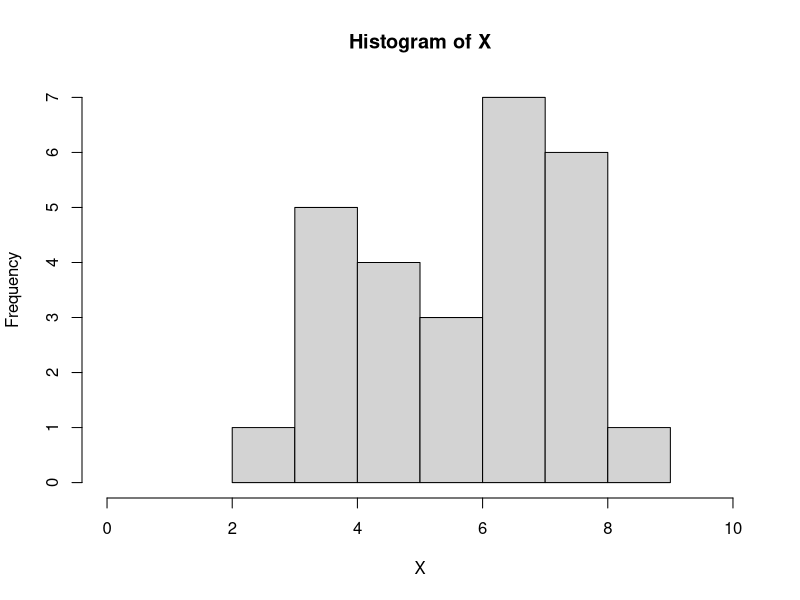
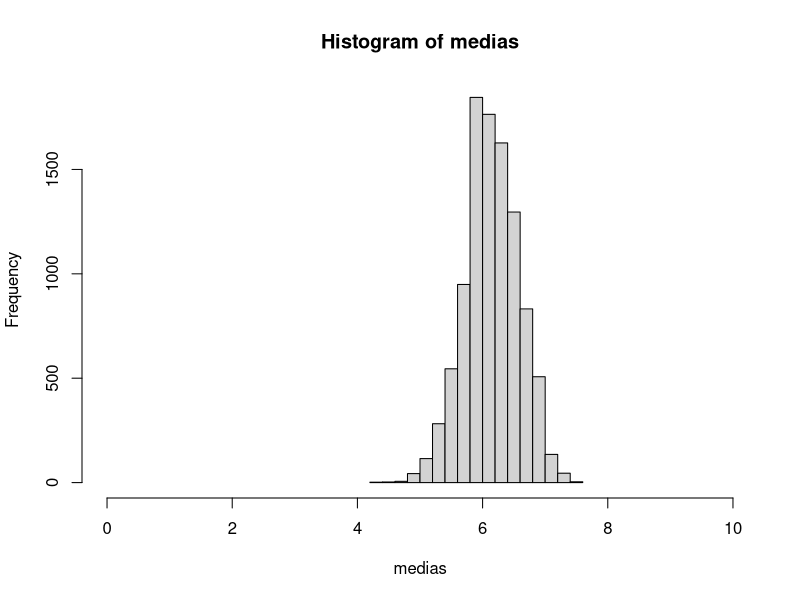
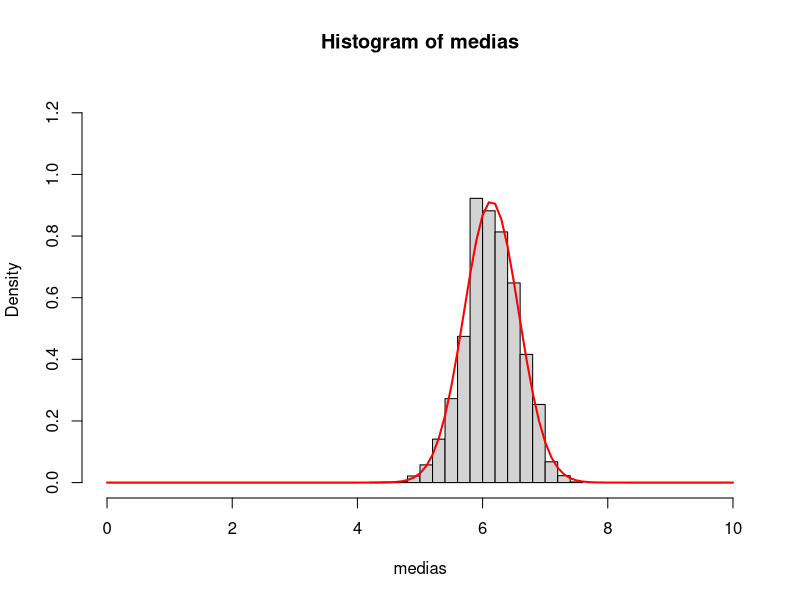

These charts were generated, in order, by the following R code:
# Data 14/09/2026
# Programado por Alan Rodrigo Panosso

# Variável número entre 0-9 escolhidos pela turma

# defininfo a variável
x <- c(0,0,1,0,5,4,3,7,6,1)

# posições de x
length(x)

#n amotral
sum(x)

#  distribuição e x
X <- rep(0:9, x)

hist(X, xlim=c(0,10))
mean(X)
var(x)
sd(X)

##  Simples demonstração do Teorema do Limite
## Central
## Dada uma variável que não segue a distribuição
## normal, sua média proveniente de uma amostragem
## aleatória simples com reposição, tem distribuição
## aproximadamente normal com média e variância
## conhecidas (mi e sigama dois dividio por k)
k <- 16
pop <- X
medias <- 0
vars <- 0

for(i in 1:10000){
  amostra <- sample(pop, k, replace = TRUE)
  medias[i] <- mean(amostra)
  vars[i] <- var(amostra)
}
hist(medias, xlim=c(0,10))
mean(medias)
mean(vars)
mean(sqrt(vars))


hist(medias, xlim=c(0,10), probability = TRUE,
     ylim=c(0,1.25))
curve(dnorm(x, 6.14,1.747/sqrt(k)),add=TRUE,
      col="red",lwd=2)
